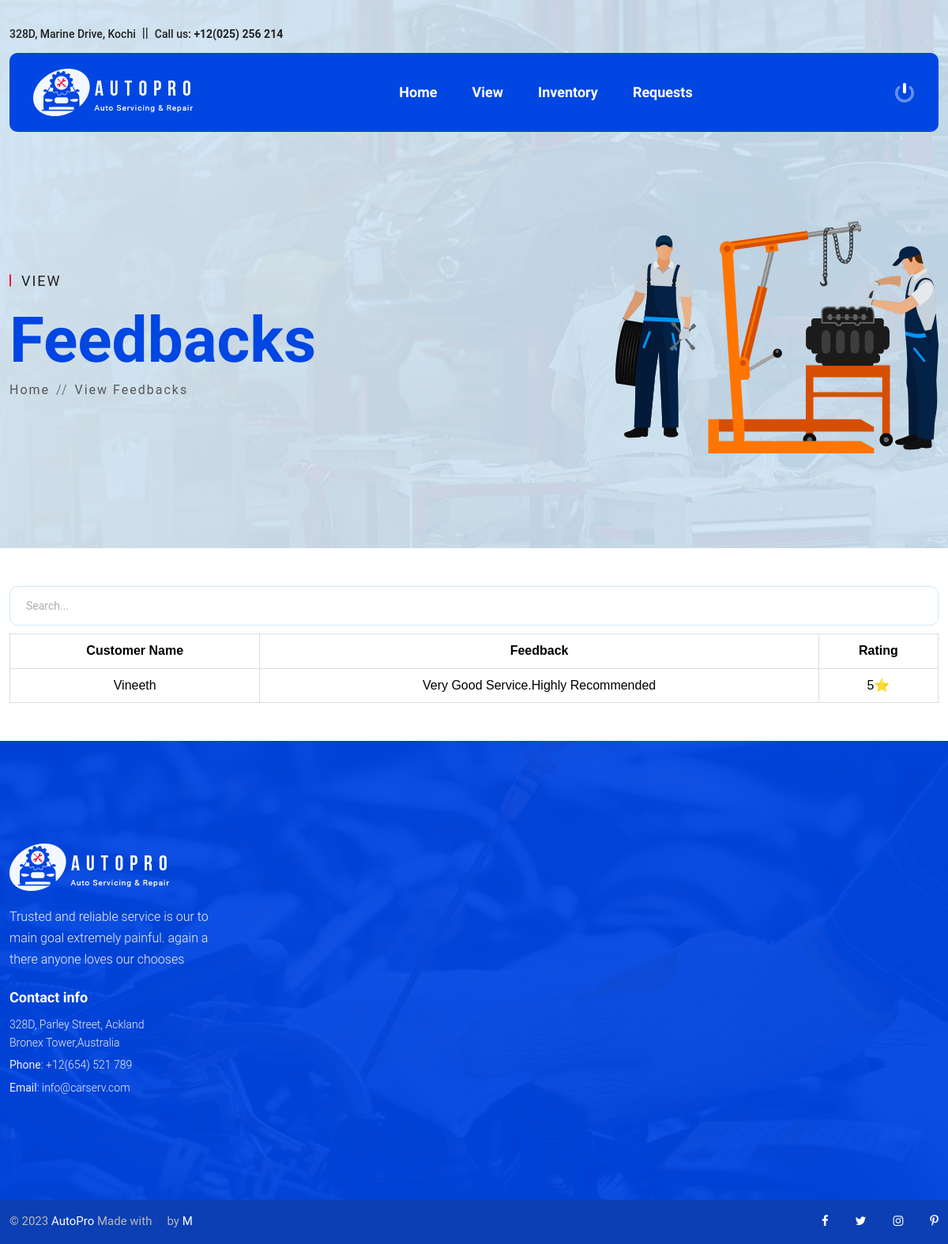
Page /ADMIN/adminViewRating.php on the committed database.
### tables this page shows
CREATE TABLE `booking` (
  `booking_id` int NOT NULL AUTO_INCREMENT,
  `uid` varchar(100) NOT NULL,
  `sid` varchar(100) NOT NULL,
  `date` varchar(100) NOT NULL,
  `status` varchar(100) NOT NULL DEFAULT 'Booked',
  `feedback` varchar(100) NOT NULL,
  `rating` varchar(100) NOT NULL DEFAULT 'no rating',
  PRIMARY KEY (`booking_id`)
);

CREATE TABLE `customer` (
  `cid` int NOT NULL AUTO_INCREMENT,
  `name` varchar(100) NOT NULL,
  `email` varchar(100) NOT NULL,
  `phone` varchar(100) NOT NULL,
  `vehicle_model` varchar(100) NOT NULL,
  `year` varchar(100) NOT NULL,
  `address` varchar(100) NOT NULL,
  PRIMARY KEY (`cid`)
);

### ADMIN/adminViewRating.php (the view, shortened to what this page needs)
<?php
include "adminHeader.php";
?>
<div class="section page-banner-section mb-5" style="background-image: url(../assets/images/page-banner-bg.png);">
    <div class="container">
        <div class="page-banner-wrapper">
            <div class="page-banner-content">
                <div class="section-title">
                    <h5 class="sub-title">View</h5>
                    <h2 class="main-title">Feedbacks</h2>
                </div>
                <ul class="breadcrumb">
                    <li class="breadcrumb-item"><a href="adminHome.php">Home</a></li>
                    <li class="breadcrumb-item active">View Feedbacks</li>
                </ul>
            </div>
            <div class="page-banner-images">
                <img src="../assets/images/page-banner-4.png" alt="Page Banner">
            </div>
        </div>
    </div>
</div>
<?php
include "../DBConnection/dbconnection.php";
$qry = "SELECT `booking`.*,`customer`.`name` FROM `booking`,`customer` WHERE `booking`.`rating`!='no rating' AND `customer`.`cid`=`booking`.`uid`";
$result = mysqli_query($conn, $qry);
if (mysqli_num_rows($result) < 1) {
?>
    <center>
        <h1 id="nodata" class="m-3">No Reviews Yet</h1>
    </center>
<?php
} else {
    $row = mysqli_fetch_array($result);
?>
    <center>
        <input type="text" class="form-control" id="searchInput" style="width: 98%;" placeholder="Search...">
        <table id="table" border="1" style="width: 98%;">
            <thead>
                <tr style="text-align: center;">
                    <th>Customer Name</th>
                    <th>Feedback</th>
                    <th>Rating</th>
                </tr>
            </thead>
            <tbody id="tableBody">
                <?php
                do {
                ?>
                    <tr id="row{{ forloop.counter }}" style="text-align: center;">
                        <td>
                            <?php echo $row['name'] ?>
                        </td>
                        <td>
                            <?php echo $row["feedback"] ?>
                        </td>
                        <td>
                            <?php echo $row['rating'] ?>⭐
                        </td>
                    </tr>
                <?php
                } while ($row = mysqli_fetch_array($result))
                ?>
            </tbody>
        </table>
    </center>
<?php }
?>
<?php
include "../COMMON/commonFooter.php";
?>

### ADMIN/adminViewRating.php (style rules this page uses)
#table { font-family: arial, sans-serif; border-collapse: collapse; width: 95%; margin-top: 10px !important; }
td, th { border: 1px solid #dddddd; text-align: center; padding: 8px; color: black; }

### rows in the picture
booking: customer.name "Vineeth", feedback "Very Good Service.Highly Recommended", rating "5"
